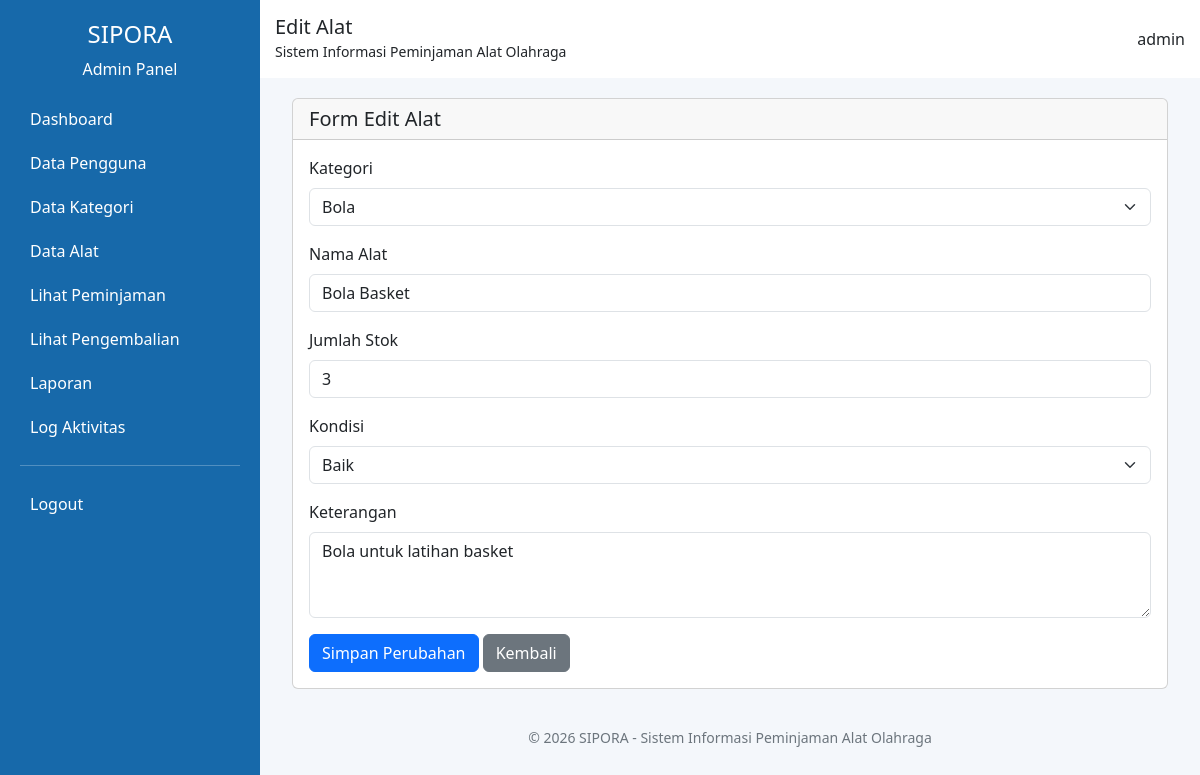
Screenshot of /admin/alat_edit.php?id=2 (signed in) with the database file from the repository.
### tables this page shows
CREATE TABLE `alat` (
  `id_alat` int(11) NOT NULL,
  `id_kategori` int(11) NOT NULL,
  `nama_alat` varchar(100) NOT NULL,
  `jumlah_stok` int(11) NOT NULL DEFAULT 0,
  `kondisi` enum('Baik','Rusak') NOT NULL DEFAULT 'Baik',
  `keterangan` text DEFAULT NULL,
  `created_at` timestamp NOT NULL DEFAULT current_timestamp()
);

CREATE TABLE `kategori` (
  `id_kategori` int(11) NOT NULL,
  `nama_kategori` varchar(100) NOT NULL,
  `keterangan` text DEFAULT NULL,
  `created_at` timestamp NOT NULL DEFAULT current_timestamp()
);

### admin/alat_edit.php (the view, shortened to what this page needs)
<?php
include '../koneksi.php';
$id = (int) ($_GET['id'] ?? 0);
$query = mysqli_prepare(
    $koneksi,
    "SELECT * FROM alat WHERE id_alat = ?"
);
mysqli_stmt_bind_param($query, "i", $id);
mysqli_stmt_execute($query);
$hasil = mysqli_stmt_get_result($query);
$alat = mysqli_fetch_assoc($hasil);
$id_kategori = $alat['id_kategori'];
$nama_alat = $alat['nama_alat'];
$jumlah_stok = $alat['jumlah_stok'];
$kondisi = $alat['kondisi'];
$keterangan = $alat['keterangan'];
$kategori = mysqli_query(
    $koneksi,
    "SELECT id_kategori, nama_kategori
     FROM kategori
     ORDER BY nama_kategori ASC"
);
include 'header.php';
?>
<div class="container-fluid">
    <div class="card">
        <div class="card-header">
            <h5 class="mb-0">Form Edit Alat</h5>
        </div>
        <div class="card-body">
            <form method="POST">
                <div class="mb-3">
                    <label class="form-label">Kategori</label>
                    <select name="id_kategori" class="form-select" required>
                        <?php while ($k = mysqli_fetch_assoc($kategori)) { ?>
                            <option
                                value="<?= $k['id_kategori'] ?>"
                                <?= $id_kategori == $k['id_kategori'] ? 'selected' : '' ?>
                            >
                                <?= htmlspecialchars($k['nama_kategori']) ?>
                            </option>
                        <?php } ?>
                    </select>
                </div>
                <div class="mb-3">
                    <label class="form-label">Nama Alat</label>
                    <input
                        type="text"
                        name="nama_alat"
                        class="form-control"
                        value="<?= htmlspecialchars($nama_alat) ?>"
                        required
                    >
                </div>
                <div class="mb-3">
                    <label class="form-label">Jumlah Stok</label>
                    <input
                        type="number"
                        name="jumlah_stok"
                        class="form-control"
                        min="0"
                        step="1"
                        value="<?= htmlspecialchars((string) $jumlah_stok) ?>"
                        required
                    >
                </div>
                <div class="mb-3">
                    <label class="form-label">Kondisi</label>
                    <select name="kondisi" class="form-select" required>
                        <option value="Baik" <?= $kondisi == 'Baik' ? 'selected' : '' ?>>
                            Baik
                        </option>
                    </select>
                </div>
                <div class="mb-3">
                    <label class="form-label">Keterangan</label>
                    <textarea
                        name="keterangan"
                        class="form-control"
                        rows="3"
                    ><?= htmlspecialchars($keterangan ?? '') ?></textarea>
                </div>
                <button type="submit" name="simpan" class="btn btn-primary">
                    Simpan Perubahan
                </button>
                <a href="alat.php" class="btn btn-secondary">
                    Kembali
                </a>
            </form>
        </div>
    </div>
</div>
<?php include 'footer.php'; ?>

### admin/header.php (style rules this page uses)
body { background-color: #f4f7fb; }

### rows the page displays
alat: id_kategori "Bola", nama_alat "Bola Basket", jumlah_stok "3", kondisi "Baik", keterangan "Bola untuk latihan basket"

### other values shown
$judul "Edit Alat"
$_SESSION['username'] "admin"
